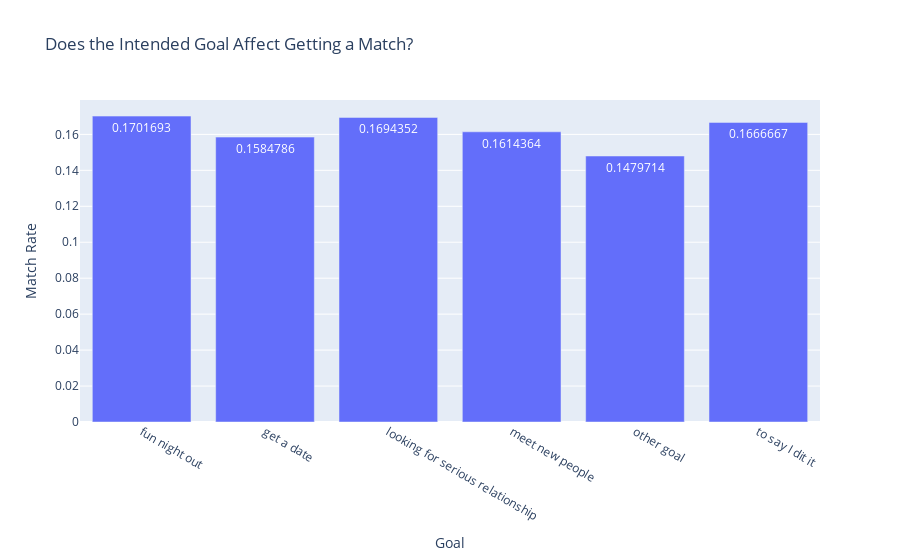

The notebook cell this image was saved under:
### Code cell
# Visualization with Plotly Express
match_rates = df_1.groupby("goal")["match"].mean().reset_index()
# Replace numerical values with descriptive labels
match_rates["goal"] = match_rates["goal"].replace({
    1: "Fun night out",
    2: "Meet new people",
    3: "Get a date",
    4: "Looking for serious relationship",
    5: "To say I did it",
    6: "Other goal"
})

# Create bar chart
fig = px.bar(match_rates, x="goal", y="match", title="Does the Intended Goal Affect Getting a Match?",
             labels={"match": "Match Rate", "goal": "Goal"}, text_auto=True)

fig.show()

### Figure 1 — Plotly figure (JSON) as saved in the notebook; plotly's stock layout.template omitted (floating-point values rounded to 4 significant figures)
{"data": [{"alignmentgroup": "True", "hovertemplate": "Goal=%{x}<br>Match Rate=%{y}<extra></extra>", "legendgroup": "", "marker": {"color": "#636efa", "pattern": {"shape": ""}}, "name": "", "offsetgroup": "", "orientation": "v", "showlegend": false, "textposition": "auto", "texttemplate": "%{y}", "type": "bar", "x": ["fun night out", "get a date", "looking for serious relationship", "meet new people", "other goal", "to say I dit it"], "xaxis": "x", "y": [0.1702, 0.1585, 0.1694, 0.1614, 0.148, 0.1667], "yaxis": "y"}], "layout": {"barmode": "relative", "legend": {"tracegroupgap": 0}, "title": {"text": "Does the Intended Goal Affect Getting a Match?"}, "xaxis": {"anchor": "y", "domain": [0, 1], "title": {"text": "Goal"}}, "yaxis": {"anchor": "x", "domain": [0, 1], "title": {"text": "Match Rate"}}}}
